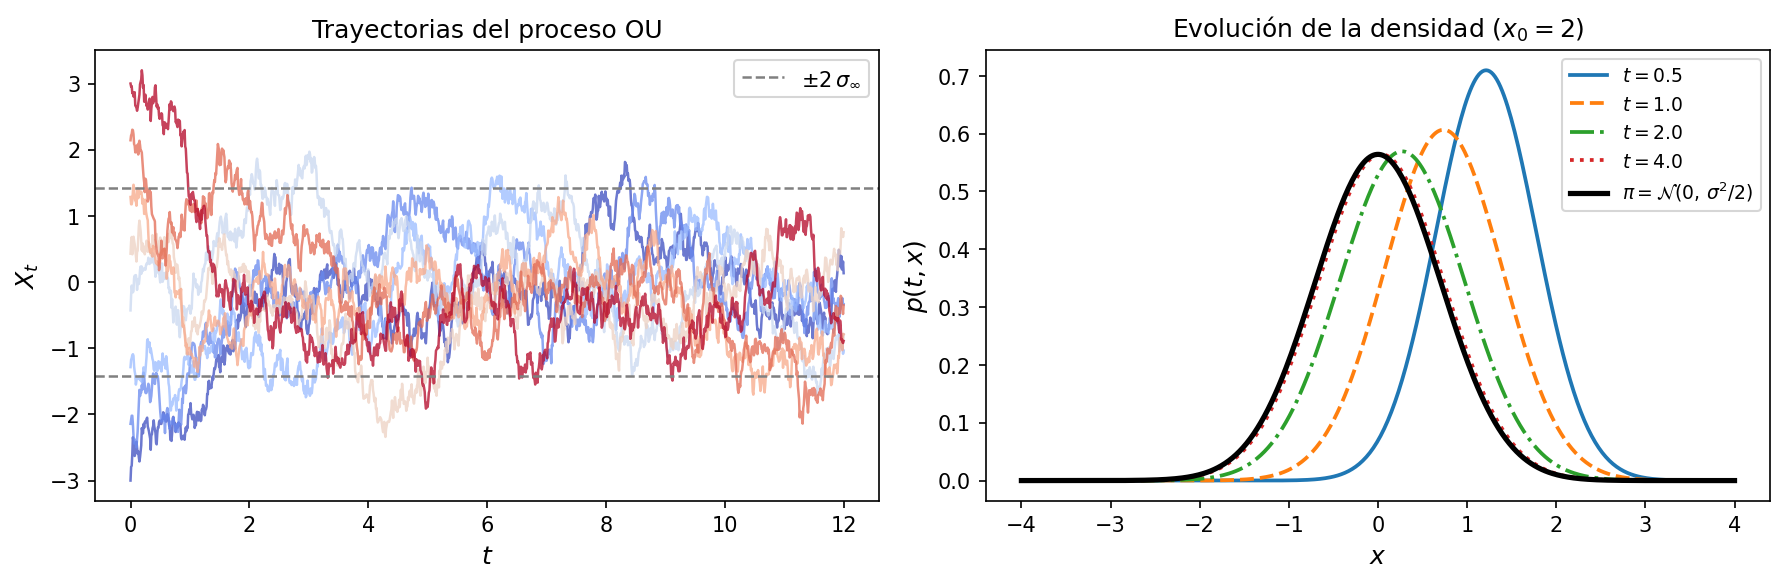

Recreate this plot in Python.
import numpy as np
import matplotlib.pyplot as plt
from scipy import stats

np.random.seed(0)

SIGMA = 1.0
T = 12.0
N_STEPS = 1200
dt = T / N_STEPS
N_TRAJ = 8

time = np.linspace(0, T, N_STEPS + 1)

# Simular N_TRAJ trayectorias con condiciones iniciales distintas
x0_values = np.linspace(-3, 3, N_TRAJ)
trajs = np.zeros((N_TRAJ, N_STEPS + 1))
trajs[:, 0] = x0_values

for k in range(N_STEPS):
    z = np.random.randn(N_TRAJ)
    trajs[:, k + 1] = trajs[:, k] * (1 - dt) + SIGMA * np.sqrt(dt) * z

fig, axes = plt.subplots(1, 2, figsize=(12, 4))

# ── Panel izquierdo: trayectorias ──────────────────────────────────────────────
colors = plt.cm.coolwarm(np.linspace(0, 1, N_TRAJ))
for i in range(N_TRAJ):
    axes[0].plot(time, trajs[i], alpha=0.75, lw=1.2, color=colors[i])

sigma_inf = SIGMA / np.sqrt(2)
axes[0].axhline( 2 * sigma_inf, color="gray", ls="--", lw=1.2,
                 label=r"$\pm 2\,\sigma_\infty$")
axes[0].axhline(-2 * sigma_inf, color="gray", ls="--", lw=1.2)
axes[0].set_xlabel("$t$", fontsize=12)
axes[0].set_ylabel("$X_t$", fontsize=12)
axes[0].set_title("Trayectorias del proceso OU", fontsize=12)
axes[0].legend(fontsize=10)

# ── Panel derecho: evolución de la densidad ────────────────────────────────────
x_grid = np.linspace(-4, 4, 400)
x0_fixed = 2.0
t_show = [0.5, 1.0, 2.0, 4.0]
ls_cycle = ["-", "--", "-.", ":"]

for t, ls in zip(t_show, ls_cycle):
    mean = x0_fixed * np.exp(-t)
    var  = (SIGMA**2 / 2) * (1 - np.exp(-2 * t))
    pdf  = stats.norm.pdf(x_grid, loc=mean, scale=np.sqrt(var))
    axes[1].plot(x_grid, pdf, lw=1.8, ls=ls, label=f"$t = {t}$")

pdf_inf = stats.norm.pdf(x_grid, loc=0, scale=sigma_inf)
axes[1].plot(x_grid, pdf_inf, lw=2.5, color="black",
             label=r"$\pi = \mathcal{N}(0,\,\sigma^2/2)$")

axes[1].set_xlabel("$x$", fontsize=12)
axes[1].set_ylabel("$p(t,x)$", fontsize=12)
axes[1].set_title(r"Evolución de la densidad ($x_0 = 2$)", fontsize=12)
axes[1].legend(fontsize=9)

plt.tight_layout()
plt.savefig("ou_trajectories.png", dpi=150, bbox_inches="tight")
plt.show()
print("Guardado en ou_trajectories.png")
